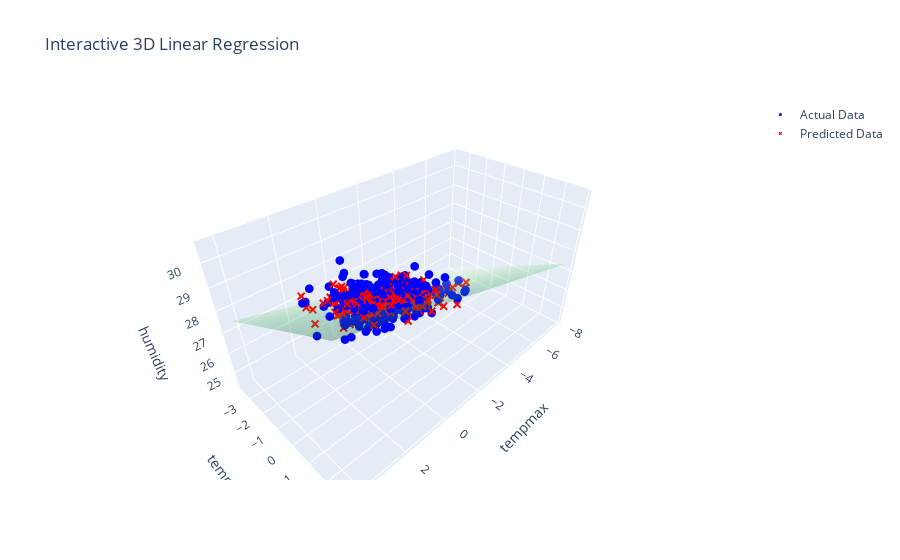

Notebook cell for this chart:
### Markdown cell above
---
#### 3D linear regression analysis to understand the relationship between temperature ('temp') and selected features ('tempmax', 'tempmin', and 'humidity').

Target Variable:
- The variable to be predicted is 'temp', which represents temperature.

Features Used for Prediction:
- The features selected for the prediction are 'tempmax', 'tempmin', and 'humidity'. These features are used to build a linear regression model that estimates the temperature based on these input variables.

### Code cell
import plotly.graph_objects as go
import numpy as np
from sklearn.linear_model import LinearRegression
from sklearn.model_selection import train_test_split

# Assuming your dataset is loaded as df (DataFrame)

# Selecting features for the 3D linear regression
selected_features = ['tempmax', u'tempmin', 'hmidity']
X = df[selected_features].values
y = df['temp'].values

# Center the data
X_centered = X - X.mean(axis=0)

# Split the dataset into training and testing sets
X_train, X_test, y_train, y_test = train_test_split(X_centered, y, test_size=0.2, random_state=42)

# Train a linear regression model
model = LinearRegression()
model.fit(X_train, y_train)

# Make predictions on the test set
predictions = model.predict(X_test)

# Create a meshgrid for the regression plane
xx, yy = np.meshgrid(np.linspace(X_centered[:, 0].min(), X_centered[:, 0].max(), 100),
                     np.linspace(X_centered[:, 1].min(), X_centered[:, 1].max(), 100))

# Evaluate the regression plane at the meshgrid points
zz = model.coef_[0] * xx + model.coef_[1] * yy + model.intercept_

# Create an interactive 3D scatter plot with smaller markers
fig = go.Figure()

# Scatter plot for actual data with smaller markers
fig.add_trace(go.Scatter3d(x=X_test[:, 0], y=X_test[:, 1], z=y_test,
                             mode='markers', marker=dict(size=3, color='blue', symbol='circle'),
                             name='Actual Data', text='Actual Temperature'))

# Scatter plot for predicted data with smaller markers
fig.add_trace(go.Scatter3d(x=X_test[:, 0], y=X_test[:, 1], z=predictions,
                             mode='markers', marker=dict(size=3, color='red', symbol='x'),
                             name='Predicted Data', text='Predicted Temperature'))

# Surface plot for the regression plane with reduced opacity
fig.add_trace(go.Surface(x=xx, y=yy, z=zz, opacity=0.3,
                          colorscale='greens', showscale=False,
                          name='Regression Plane'))

# Set layout for the plot
fig.update_layout(scene=dict(xaxis=dict(title=selected_features[0]),
                             yaxis=dict(title=selected_features[1]),
                             zaxis=dict(title=selected_features[2])),
                  title='Interactive 3D Linear Regression')

# Show the 3D plot
fig.show()

### Figure 1 — Plotly figure (JSON) as saved in the notebook; plotly's stock layout.template omitted (floating-point values rounded to 4 significant figures; data arrays with more than 128 entries replaced by an {"elided": "..."} marker saying what was removed)
{"data": [{"marker": {"color": "blue", "size": 3, "symbol": "circle"}, "mode": "markers", "name": "Actual Data", "text": "Actual Temperature", "type": "scatter3d", "x": {"elided": "366 float values"}, "y": {"elided": "366 float values"}, "z": {"elided": "366 float values"}}, {"marker": {"color": "red", "size": 3, "symbol": "x"}, "mode": "markers", "name": "Predicted Data", "text": "Predicted Temperature", "type": "scatter3d", "x": {"elided": "366 float values"}, "y": {"elided": "366 float values"}, "z": {"elided": "366 float values"}}, {"colorscale": [[0, "rgb(247,252,245)"], [0.125, "rgb(229,245,224)"], [0.25, "rgb(199,233,192)"], [0.375, "rgb(161,217,155)"], [0.5, "rgb(116,196,118)"], [0.625, "rgb(65,171,93)"], [0.75, "rgb(35,139,69)"], [0.875, "rgb(0,109,44)"], [1, "rgb(0,68,27)"]], "name": "Regression Plane", "opacity": 0.3, "showscale": false, "type": "surface", "x": {"elided": "100x100 float values"}, "y": {"elided": "100x100 float values"}, "z": {"elided": "100x100 float values"}}], "layout": {"scene": {"xaxis": {"title": {"text": "tempmax"}}, "yaxis": {"title": {"text": "tempmin"}}, "zaxis": {"title": {"text": "humidity"}}}, "title": {"text": "Interactive 3D Linear Regression"}}}
